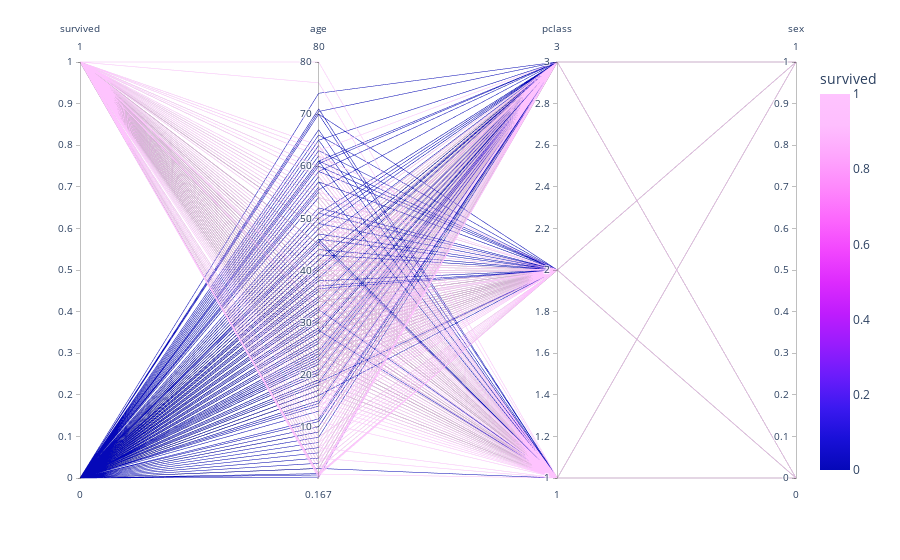

The notebook cell this image was saved under:
### Code cell
vis.get_parallel(titanic_df)

### Figure 1 — Plotly figure (JSON) as saved in the notebook; plotly's stock layout.template omitted (floating-point values rounded to 4 significant figures; data arrays with more than 128 entries replaced by an {"elided": "..."} marker saying what was removed)
{"data": [{"dimensions": [{"label": "survived", "values": {"elided": "1309 int values"}}, {"label": "age", "values": {"elided": "1309 float values"}}, {"label": "pclass", "values": {"elided": "1309 int values"}}, {"label": "sex", "values": {"elided": "1309 int values"}}], "domain": {"x": [0, 1], "y": [0, 1]}, "line": {"color": {"elided": "1309 int values"}, "coloraxis": "coloraxis"}, "name": "", "type": "parcoords"}], "layout": {"coloraxis": {"colorbar": {"title": {"text": "survived"}}, "colorscale": [[0, "#0508b8"], [0.08333, "#1910d8"], [0.1667, "#3c19f0"], [0.25, "#6b1cfb"], [0.3333, "#981cfd"], [0.4167, "#bf1cfd"], [0.5, "#dd2bfd"], [0.5833, "#f246fe"], [0.6667, "#fc67fd"], [0.75, "#fe88fc"], [0.8333, "#fea5fd"], [0.9167, "#febefe"], [1, "#fec3fe"]]}, "legend": {"tracegroupgap": 0}, "margin": {"t": 60}}}
